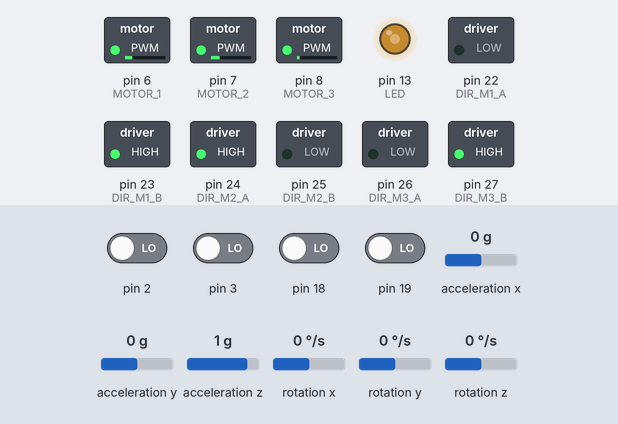
This sketch was run on a simulated Arduino Mega 2560, built with avr-gcc and run on an emulated ATmega2560. Shown: switched loads named in the sketch (green lamp = pin HIGH), output pins drawn as LEDs (lit = HIGH). Inputs (shaded band) come from the test bench; at power-on: pin 2, pin 3, pin 18, pin 19 LOW, acceleration x 0 g, acceleration y 0 g, acceleration z 1 g, rotation x 0 °/s, rotation y 0 °/s, rotation z 0 °/s. The sensor or clock chip raises its interrupt line as the real part does; what the sketch prints to the serial monitor is not drawn.

Above: at 1.7 s.
1.8 s: acceleration x set to -1.4 g
At 2.8 s:
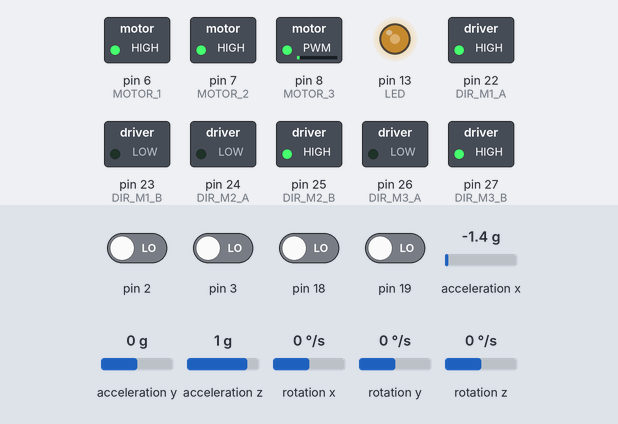
3.3 s: acceleration y set to -1.4 g
At 3.9 s:
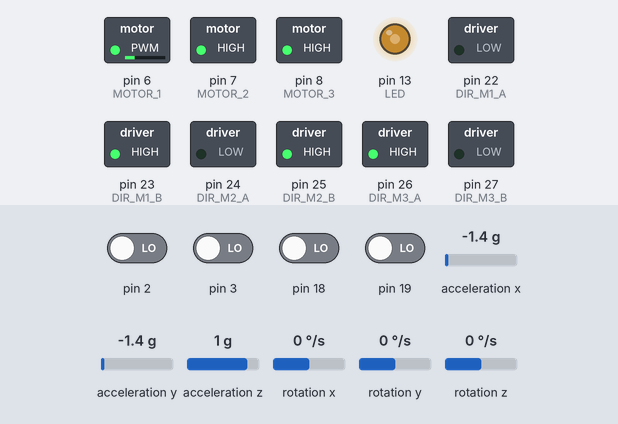
4.8 s: acceleration z set to -1.4 g
At 5.1 s:
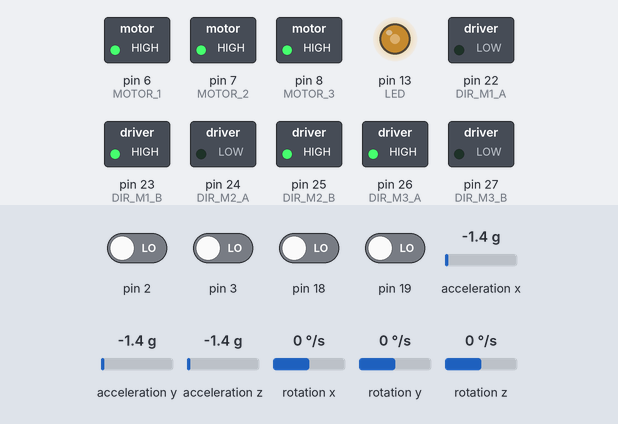
6.3 s: rotation x set to 192 °/s
At 7.4 s:
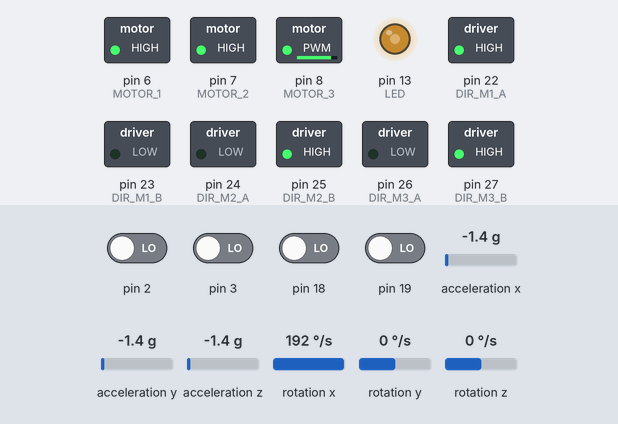
7.8 s: rotation y set to -192 °/s
At 8.6 s:
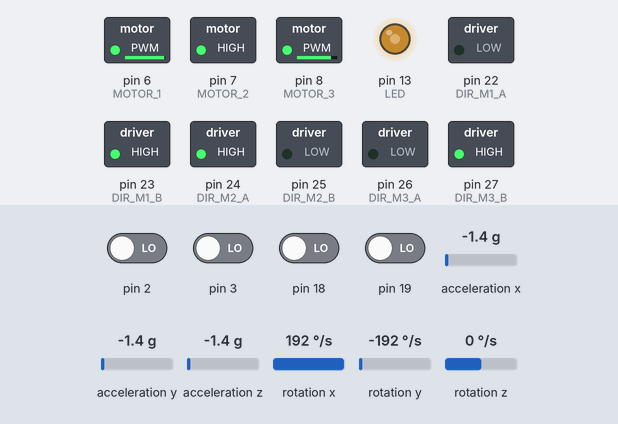
9.3 s: acceleration y set to -0.8 g
At 9.7 s:
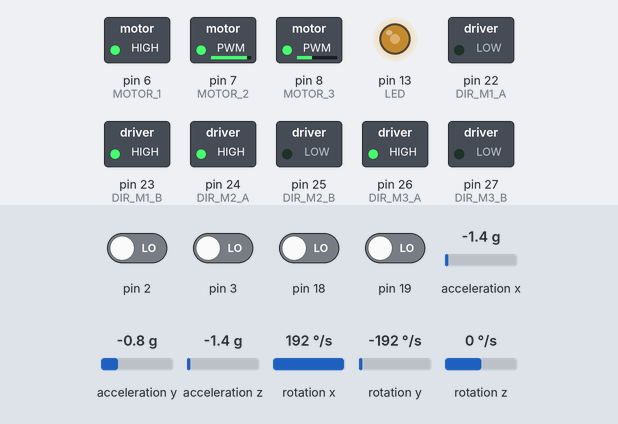
Timing chart, 0 to 11.8 s (numbered marks = the images above; inputs shaded):
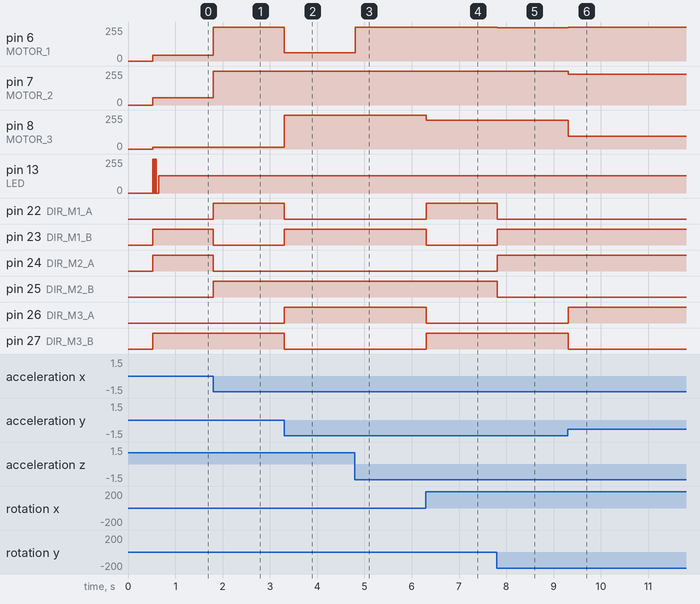

The sketch:

Ball_Balance_MPU6050_DMP.ino
```cpp
#include "Wire.h"
#include "I2Cdev.h"
#include "configure.h"
#include "MPU6050_6Axis_MotionApps20.h"

MPU6050 mpu;            // AD0 low = 0x68

// MPU control/status vars
bool dmpReady = false;  // set true if DMP init was successful
uint8_t mpuIntStatus;   // holds actual interrupt status byte from MPU
uint8_t devStatus;      // return status after each device operation (0 = success, !0 = error)
uint16_t packetSize;    // expected DMP packet size (default is 42 bytes)
uint16_t fifoCount;     // count of all bytes currently in FIFO
uint8_t fifoBuffer[64]; // FIFO storage buffer

// orientation/motion vars
Quaternion q;           // [w, x, y, z]         quaternion container
VectorFloat gravity;    // [x, y, z]            gravity vector
int16_t gyro[3];        // [x, y, z]            gyro vector
float ypr[3];           // [yaw, pitch, roll]   yaw/pitch/roll container and gravity vector

float K_angle_X, K_angular_rate_X, K_position_X, K_velocity_X;
float K_angle_Y, K_angular_rate_Y, K_position_Y, K_velocity_Y;
float position_X, velocity_X, position_Y, velocity_Y;
float angle_Y, angular_rate_Y,angle_X, angular_rate_X;
float gyro_X, acceler_X, gyro_Y, acceler_Y;
float velocity_filter_X, velocity_filter_Y;
float speed_X, speed_Y;
volatile int speed_feedback_1, speed_feedback_2, speed_feedback_3;
int motor1_output, motor2_output, motor3_output;
int speed_feedback_X, speed_feedback_Y;
int position_Need_X, position_Need_Y;
char bufClr = 0;
bool blinkState = false;

volatile bool mpuInterrupt = false;     // indicates whether MPU interrupt pin has gone high
void dmpDataReady()
{
  mpuInterrupt = true;
}

void setup()
{
  init_data();
  init_IO();

  Wire.begin();// join I2C bus (I2Cdev library doesn't do this automatically)
  TWBR = 24; // 400kHz I2C clock (200kHz if CPU is 8MHz)
  Serial.begin(115200);
  Serial2.begin(9600);
  // initialize device
  Serial.println(F("Initializing I2C devices..."));
  mpu.initialize();

  // verify connection
  Serial.println(F("Testing device connections..."));
  Serial.println(mpu.testConnection() ? F("MPU6050 connection successful") : F("MPU6050 connection failed"));
  delay(2);

  // load and configure the DMP
  Serial.println(F("Initializing DMP..."));
  devStatus = mpu.dmpInitialize();

  // supply your own gyro offsets here, scaled for min sensitivity
  mpu.setXGyroOffset(10);
  mpu.setYGyroOffset(-15);
  mpu.setZGyroOffset(14);
  mpu.setZAccelOffset(900); // 1688 factory default for my test chip

  // make sure it worked (returns 0 if so)
  if (devStatus == 0)
  {
    // turn on the DMP, now that it's ready
    Serial.println(F("Enabling DMP..."));
    mpu.setDMPEnabled(true);

    // enable Arduino interrupt detection
    Serial.println(F("Enabling interrupt detection (Arduino external interrupt 0)..."));
    attachInterrupt(0, dmpDataReady, RISING);
    mpuIntStatus = mpu.getIntStatus();

    // set our DMP Ready flag so the main loop() function knows it's okay to use it
    Serial.println(F("DMP ready! Waiting for first interrupt..."));
    dmpReady = true;

    // get expected DMP packet size for later comparison
    packetSize = mpu.dmpGetFIFOPacketSize();
  }
  else
  {
    // ERROR!
    // 1 = initial memory load failed
    // 2 = DMP configuration updates failed
    // (if it's going to break, usually the code will be 1)
    Serial.print(F("DMP Initialization failed (code "));
    Serial.print(devStatus);
    Serial.println(F(")"));
  }
}

void loop()
{
  // if programming failed, don't try to do anything
  if (!dmpReady) return;
  while (!mpuInterrupt && fifoCount < packetSize) {}
  // reset interrupt flag and get INT_STATUS byte
  mpuInterrupt = false;
  mpuIntStatus = mpu.getIntStatus();

  // get current FIFO count
  fifoCount = mpu.getFIFOCount();

  // check for overflow (this should never happen unless our code is too inefficient)
  if ((mpuIntStatus & 0x10) || fifoCount == 1024)
  {
    // reset so we can continue cleanly
    mpu.resetFIFO();
    Serial.println(F("FIFO overflow!"));
    // otherwise, check for DMP data ready interrupt (this should happen frequently)
  }
  else if (mpuIntStatus & 0x02)
  {
    // wait for correct available data length, should be a VERY short wait
    while (fifoCount < packetSize) fifoCount = mpu.getFIFOCount();
    // read a packet from FIFO
    mpu.getFIFOBytes(fifoBuffer, packetSize);
    // track FIFO count here in case there is > 1 packet available
    // (this lets us immediately read more without waiting for an interrupt)
    fifoCount -= packetSize;
    //Get sensor data
    mpu.dmpGetQuaternion(&q, fifoBuffer);
    mpu.dmpGetGyro(gyro, fifoBuffer);
    mpu.dmpGetGravity(&gravity, &q);
    mpu.dmpGetYawPitchRoll(ypr, &q, &gravity);

    // angle and angular rate unit: radian
    angle_X = ypr[2] + 0.005;                  // 0.017 is center of gravity offset
    angular_rate_X = -((double)gyro[0]/131.0); // converted to radian
    angle_Y = ypr[1] + 0.035;                   // 0.02 is center of gravity offset
    angular_rate_Y = -((double)gyro[1]/131.0); // converted to radian
/*
    Serial.print("X: ");
    Serial.print(angle_X * RAD_TO_DEG);Serial.print("  ");
    Serial.print(angular_rate_X * RAD_TO_DEG);Serial.print("  ");
    Serial.print("Y: ");
    Serial.print(angle_Y * RAD_TO_DEG);Serial.print("  ");
    Serial.print(angular_rate_Y * RAD_TO_DEG);Serial.print("  ");
    Serial.print("\n");
*/
    threeWay_to_xoy(speed_feedback_1, speed_feedback_2, speed_feedback_3);
    XY_speed_calculate();
    xoy_to_threeWay(speed_X, speed_Y);
    Wireless_Control();				//无线控制
    PWM_output(motor1_output, motor2_output, motor3_output);

    // blink LED to indicate activity
    blinkState = !blinkState;
    digitalWrite(LED, blinkState);
  }
}

void init_IO()
{
  // configure I/O
  pinMode(LED, OUTPUT);
  pinMode(DIR_M1_A, OUTPUT);//
  pinMode(DIR_M1_B, OUTPUT);//
  pinMode(DIR_M2_A, OUTPUT);//
  pinMode(DIR_M2_B, OUTPUT);
  pinMode(DIR_M3_A, OUTPUT);//
  pinMode(DIR_M3_B, OUTPUT);
  pinMode(MOTOR_1, OUTPUT);
  pinMode(MOTOR_2, OUTPUT);
  pinMode(MOTOR_3, OUTPUT);
  pinMode(SPD_PUL_1, INPUT);//
  pinMode(SPD_PUL_2, INPUT);//
  pinMode(SPD_PUL_3, INPUT);//

  // configure external interruption
  attachInterrupt(SPD_INT_1, speed_int_1, RISING);
  attachInterrupt(SPD_INT_2, speed_int_2, RISING);
  attachInterrupt(SPD_INT_3, speed_int_3, RISING);
}

void init_data()
{
  K_angle_X =        6.0928;// * 360.0;		//			 365.0
  K_angular_rate_X = 0.3584;// * 250.0;		//			 220.0
  K_position_X =     0.0011704;// * 100.0;		//			 90.0
  K_velocity_X =     0.159467;// * 270.0;		//			 265.0

  K_angle_Y =        6.0928;// * 360.0;		//角度
  K_angular_rate_Y = 0.3584;// * 250.0;		//角速度
  K_position_Y =     0.0011704;// * 100.0;		//位移
  K_velocity_Y =     0.159467;// * 270.0;		//速度
}

byte buf_tmp=0;
void Wireless_Control()
{
  position_Need_X = 0;
  position_Need_Y = 0;
  if(Serial2.available())
  {
    buf_tmp=Serial2.read();
  }
  switch(buf_tmp)
  {
    case FORWARD: position_Need_Y = 4;break;
    case BACKWARD: position_Need_Y = -4;break;
    case LEFT: position_Need_X = 4;break;
    case RIGHT: position_Need_X = -4;break;
    case CLOCKWISE: motor1_output -= 15;
		    motor2_output -= 15;
		    motor3_output -= 15;
                    break;
    case ANTICLOCKWISE: motor1_output += 15;
		        motor2_output += 15;
		        motor3_output += 15;
                        break;
    default:break;
  }

  if(++bufClr > 15)
  {
    buf_tmp=0;
    bufClr = 0;
  }
}

/*
任意方向直线运动
将车体坐标系xoy的速度转换成电机的控制坐标系中的速度

			   电机方向			  全局运动坐标	     传感器测量轴

			   /\            |        ^			  |      ^
			V1 /     \ V2    |    Vy  |			  |	   x |
			         \/      |        |			  |      |
			     <--         |         ---->	  |		  ---->
			     V3          |          Vx		  |		   y
*/
void xoy_to_threeWay(float in_X, float in_Y)
{
  motor1_output = in_X * 2 - (1.155 * in_Y);
  motor2_output = in_X * 2 + (1.155 * in_Y);
  motor3_output = -in_X * 2.6; // 2 is motor3 dead zone
}

void threeWay_to_xoy(int in_speed1, int in_speed2, int in_speed3)
{
  speed_feedback_X = (in_speed3-(in_speed2+in_speed1)*0.5)*0.5;
  speed_feedback_Y = -0.866*(in_speed2-in_speed1);
}

//计算XY分量上的速度
void XY_speed_calculate(void)
{
 /*
  int K_angle_AD = analogRead(K_AGL_AD)-512;
  int K_angular_rate_AD = analogRead(K_AGL_DOT_AD)-512;
  int K_position_AD = analogRead(K_POS_AD)-512;
  int K_velocity_AD = analogRead(K_POS_DOT_AD)-512;
*/
  /******** X轴 *********/
  velocity_X = speed_feedback_X;			//车轮的平均速度

  velocity_filter_X *= 0.95;				//车速低通滤波
  velocity_filter_X += velocity_X * 0.05;

  position_X += velocity_filter_X;		//车轮的位置
  position_X += position_Need_X;  		//期望位移

  if(position_X < -POSITION_LIMIT)		//限幅，防止位置误差过大导致的不稳定
    position_X = -POSITION_LIMIT;
  else if(position_X > POSITION_LIMIT)
    position_X = POSITION_LIMIT;

  speed_X = K_angle_X * angle_X * 69  //69
          + K_angular_rate_X * angular_rate_X * (-124)   // -124
          + K_position_X * position_X * 106   //106
          + K_velocity_X * velocity_filter_X * 90; //90

	/******** Y轴 *********/
  velocity_Y = speed_feedback_Y;			//车轮的平均速度

  velocity_filter_Y *= 0.95;				//车速低通滤波
  velocity_filter_Y += velocity_Y * 0.05;

  position_Y += velocity_filter_Y;  		//车轮的位置
  position_Y += position_Need_Y;  		//期望位移

  if(position_Y < -POSITION_LIMIT)		//限幅，防止位置误差过大导致的不稳定
    position_Y = -POSITION_LIMIT;
  else if(position_Y > POSITION_LIMIT)
    position_Y = POSITION_LIMIT;

  speed_Y = K_angle_Y * angle_Y * 163   //163 // * K_angle_AD
          + K_angular_rate_Y * angular_rate_Y * 107  //107 // * K_angular_rate_AD
          + K_position_Y * position_Y * 130  //130 // * K_position_AD
          + K_velocity_Y * velocity_filter_Y * 75;  //75 // * K_velocity_AD

/*
  Serial.print(K_angle_AD);Serial.print("  ");
  Serial.print(K_angular_rate_AD);Serial.print("  ");
  Serial.print(K_position_AD);Serial.print("  ");
  Serial.print(K_velocity_AD);Serial.print("  ");
  Serial.print("\n");
*/
/*
  Serial.print(motor1_output);Serial.print("  ");
  Serial.print(motor2_output);Serial.print("  ");
  Serial.print(motor3_output);Serial.print("  ");

  Serial.print(speed_feedback_1);Serial.print("  ");
  Serial.print(speed_feedback_2);Serial.print("  ");
  Serial.print(speed_feedback_3);Serial.print("  ");

  Serial.print(speed_X);Serial.print("  ");
  Serial.print(speed_Y);Serial.print("  ");

  Serial.print(speed_feedback_X);Serial.print("  ");
  Serial.print(speed_feedback_Y);Serial.print("  ");

  Serial.print("\n");
*/
  speed_feedback_1 = 0;
  speed_feedback_2 = 0;
  speed_feedback_3 = 0;
}

void PWM_output(int pwm_1,int pwm_2,int pwm_3)
{
  // PWM1
  if(pwm_1 < 0)
  {
    digitalWrite(DIR_M1_A, LOW);
    digitalWrite(DIR_M1_B, HIGH);
    pwm_1 = -pwm_1;
  }
  else
  {
    digitalWrite(DIR_M1_A, HIGH);
    digitalWrite(DIR_M1_B, LOW);
  }
  //PWM2
  if(pwm_2 < 0)
  {
    digitalWrite(DIR_M2_A, LOW);
    digitalWrite(DIR_M2_B, HIGH);
    pwm_2 = -pwm_2;
  }
  else
  {
    digitalWrite(DIR_M2_A, HIGH);
    digitalWrite(DIR_M2_B, LOW);
  }
  //PWM3
  if(pwm_3 < 0)
  {
    digitalWrite(DIR_M3_A, LOW);
    digitalWrite(DIR_M3_B, HIGH);
    pwm_3 = -pwm_3;
  }
  else
  {
    digitalWrite(DIR_M3_A, HIGH);
    digitalWrite(DIR_M3_B, LOW);
  }

  pwm_1 += MOTOR_DEADZONE;
  pwm_2 += MOTOR_DEADZONE;
  pwm_3 += MOTOR_DEADZONE;

/*
  if(abs(angle_X)>0.7 || abs(angle_Y)>0.7)
  {
    pwm_1 = pwm_2 = pwm_3 = 0;
  }
*/
  analogWrite(MOTOR_1, pwm_1>PWM_LIMIT? PWM_LIMIT:pwm_1);	// Pin6 Motor 1
  analogWrite(MOTOR_2, pwm_2>PWM_LIMIT? PWM_LIMIT:pwm_2);	// Pin7 Motor 2
  analogWrite(MOTOR_3, pwm_3>PWM_LIMIT? PWM_LIMIT:pwm_3);	// Pin8 Motor 3
}

void speed_int_1()
{
  if(digitalRead(SPD_PUL_1)) speed_feedback_1+=1;
  else speed_feedback_1-=1;
}

void speed_int_2()
{
  if(digitalRead(SPD_PUL_2)) speed_feedback_2+=1;
  else speed_feedback_2-=1;
}

void speed_int_3()
{
  if(digitalRead(SPD_PUL_3)) speed_feedback_3+=1;
  else speed_feedback_3-=1;
}
```

configure.h
```cpp
#ifndef _CONFIGURE_H_
#define _CONFIGURE_H_

//**************  motor  *****************
#define MOTOR_DEADZONE		10
#define POSITION_LIMIT		500
#define PWM_LIMIT					255
#define SAFETY_ANGLE			1
//****************************************

//**********  remote contorl  ************
#define	CLOCKWISE					0x01
#define	ANTICLOCKWISE			0x03
#define FORWARD						0x02
#define	BACKWARD					0X08
#define	LEFT							0X04
#define	RIGHT							0X06
//****************************************

//*************  connect  ****************
#define LED								13	// pin_13	->	L-LED(on board)

// L298 motor driver connected to the Arduino 2560
#define MOTOR_1						6		// pin_6 	->	1-L298_ENA	(timer4)
#define MOTOR_2						7		// pin_7 	->	1-L298_ENB	(timer4)
#define MOTOR_3						8		// pin_8 	->	2-L298_ENB	(timer4)
#define DIR_M1_A					22	// pin_22	->	1-L298_INA
#define DIR_M1_B					23	// pin_23	->	1-L298_INB
#define DIR_M2_A					24	// pin_24	->	1-L298_INC
#define DIR_M2_B					25	// pin_25	->	1-L298_IND
#define DIR_M3_A					26	// pin_26	->	2-L298_IND
#define DIR_M3_B					27	// pin_27	->	2-L298_INC

// Motor encoder connected to the Arduino 2560
// *The encoder signal lines are connected through A shaping with MCU
#define SPD_INT_1					1		// pin_3  ->	Motor_1_encoder_Yellow	(external interruption 1)
#define SPD_INT_2					4		// pin_19 ->	Motor_2_encoder_Yellow	(external interruption 4)
#define SPD_INT_3					5		// pin_18 ->	Motor_3_encoder_Yellow	(external interruption 5)
#define SPD_PUL_1					4		// pin_4	->	Motor_1_encoder_Orange
#define SPD_PUL_2					5		// pin_5	->	Motor_2_encoder_Orange
#define SPD_PUL_3					9		// pin_9	->	Motor_3_encoder_Orange

// MPU6050 connected to the Arduino 2560
#define SENSOR_INT				0		// pin_2  ->	MPU6050_INT	(external interruption 0)
															// pin_20	->	MPU6050_SDA		(SDA)
															// pin_21	->	MPU6050_SCL		(SCL)
// Bluetooth connected to the Arduino 2560
															// pin_16	->	Bluetooth_RX	(TX2)
															// pin_17	->	Bluetooth_TX	(RX2)

// By AD input K value, used for debugging
#define K_AGL_AD					A0	// pin_A0	->	(debug)
#define K_AGL_DOT_AD			A1	// pin_A1	->	(debug)
#define K_POS_AD					A2	// pin_A2	->	(debug)
#define K_POS_DOT_AD			A3	// pin_A3	->	(debug)

// L298 motor driver connected to the motor
															// 1-L298_OUTA	->	Motor_1_Black
															// 1-L298_OUTB	->	Motor_1_Red
															// 1-L298_OUTC	->	Motor_2_Grey
															// 1-L298_OUTD	->	Motor_2_Red
															// 2-L298_OUTC	->	Motor_3_Red
															// 2-L298_OUTD	->	Motor_3_Black
//****************************************
#endif
```

Measured:
- after the input at 1.8 s, pin 6 (MOTOR_1): 45/255 → 255/255 at once; pin 7 (MOTOR_2): 54/255 → 255/255 at once; pin 22 (DIR_M1_A), pin 25 (DIR_M2_B): LOW → HIGH at once; pin 23 (DIR_M1_B), pin 24 (DIR_M2_A): HIGH → LOW at once
- after the input at 3.3 s, pin 6 (MOTOR_1): 255/255 → 61/255 at once; pin 8 (MOTOR_3): 15/255 → 255/255 at once; pin 22 (DIR_M1_A), pin 27 (DIR_M3_B): HIGH → LOW at once; pin 23 (DIR_M1_B), pin 26 (DIR_M3_A): LOW → HIGH at once
- after the input at 4.8 s, pin 6 (MOTOR_1): 61/255 → 255/255 at once
- after the input at 6.3 s, pin 8 (MOTOR_3): 255/255 → 216/255 at once; pin 22 (DIR_M1_A), pin 27 (DIR_M3_B): LOW → HIGH at once; pin 23 (DIR_M1_B), pin 26 (DIR_M3_A): HIGH → LOW at once
- after the input at 7.8 s, pin 6 (MOTOR_1): 255/255 → 249/255 at once; pin 22 (DIR_M1_A), pin 25 (DIR_M2_B): HIGH → LOW at once; pin 23 (DIR_M1_B), pin 24 (DIR_M2_A): LOW → HIGH at once
- after the input at 9.3 s, pin 6 (MOTOR_1): 249/255 → 255/255 at once; pin 7 (MOTOR_2): 255/255 → 229/255 at once; pin 8 (MOTOR_3): 216/255 → 94/255 at once; pin 26 (DIR_M3_A): LOW → HIGH at once; pin 27 (DIR_M3_B): HIGH → LOW at once
